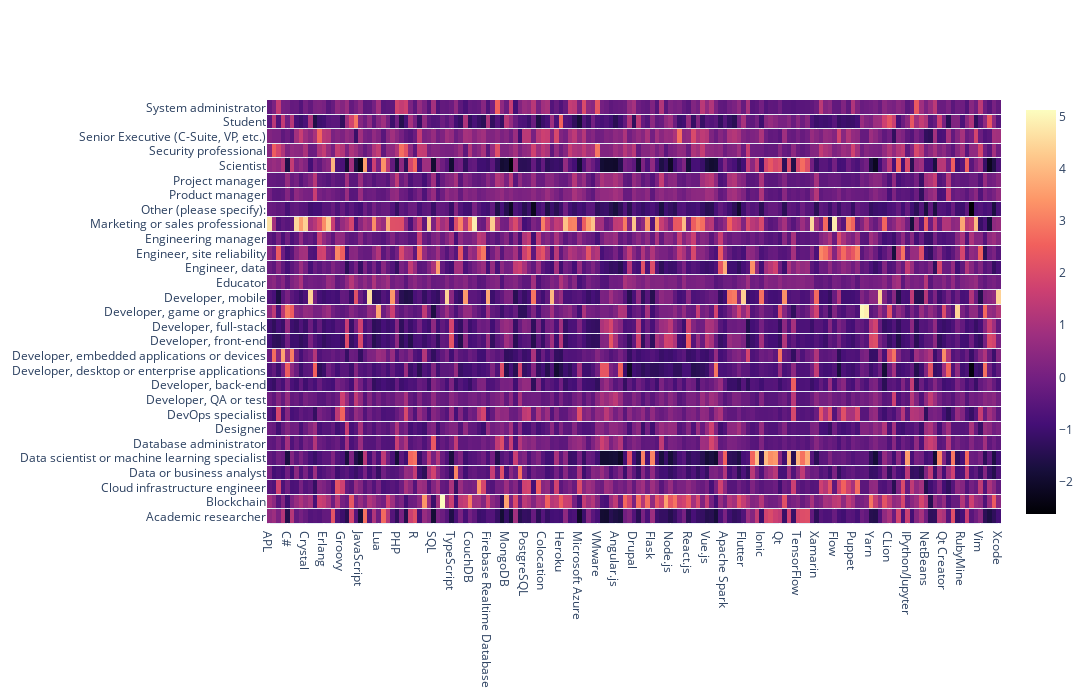

This figure's notebook cell:
### Code cell
fig = go.Figure(data=go.Heatmap(z=std_roles_skills, x=roles_skills.columns,y=roles_skills.index, colorscale='magma', ygap=1))
fig.update_layout(width=2500, height=700)
fig.show()
fig.write_html(os.path.join(FIG_DIR, 'normalized_heatmap.html'))

### Figure 1 — Plotly figure (JSON) as saved in the notebook; plotly's stock layout.template omitted (floating-point values rounded to 4 significant figures; data arrays with more than 128 entries replaced by an {"elided": "..."} marker saying what was removed)
{"data": [{"colorscale": [[0, "#000004"], [0.1111, "#180f3d"], [0.2222, "#440f76"], [0.3333, "#721f81"], [0.4444, "#9e2f7f"], [0.5556, "#cd4071"], [0.6667, "#f1605d"], [0.7778, "#fd9668"], [0.8889, "#feca8d"], [1, "#fcfdbf"]], "type": "heatmap", "x": {"elided": "161 str values"}, "y": ["Academic researcher", "Blockchain", "Cloud infrastructure engineer", "Data or business analyst", "Data scientist or machine learning specialist", "Database administrator", "Designer", "DevOps specialist", "Developer, QA or test", "Developer, back-end", "Developer, desktop or enterprise applications", "Developer, embedded applications or devices", "Developer, front-end", "Developer, full-stack", "Developer, game or graphics", "Developer, mobile", "Educator", "Engineer, data", "Engineer, site reliability", "Engineering manager", "Marketing or sales professional", "Other (please specify):", "Product manager", "Project manager", "Scientist", "Security professional", "Senior Executive (C-Suite, VP, etc.)", "Student", "System administrator"], "ygap": 1, "z": {"elided": "29x161 float values"}}], "layout": {"height": 700, "width": 2500}}
